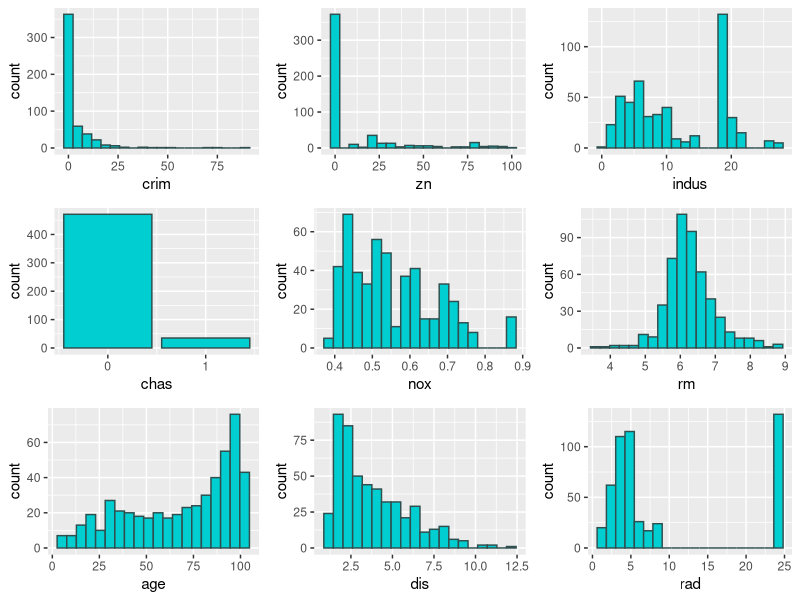
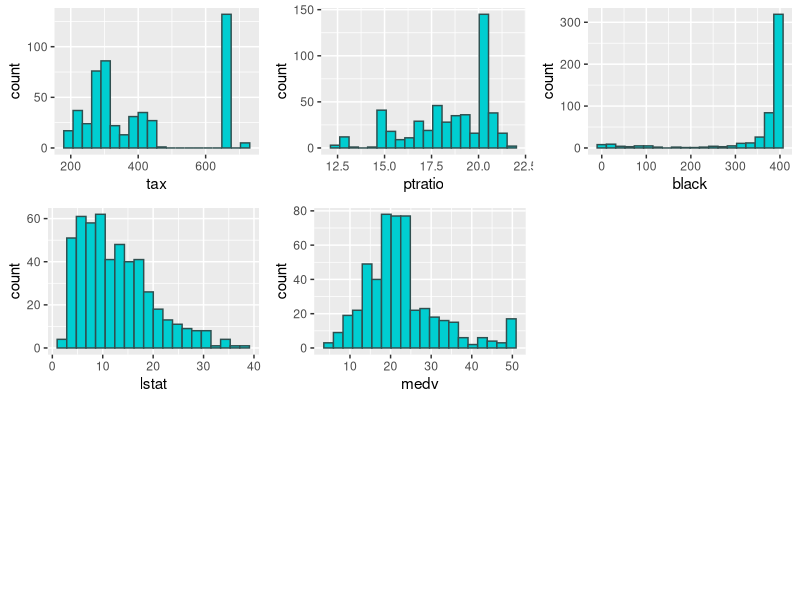
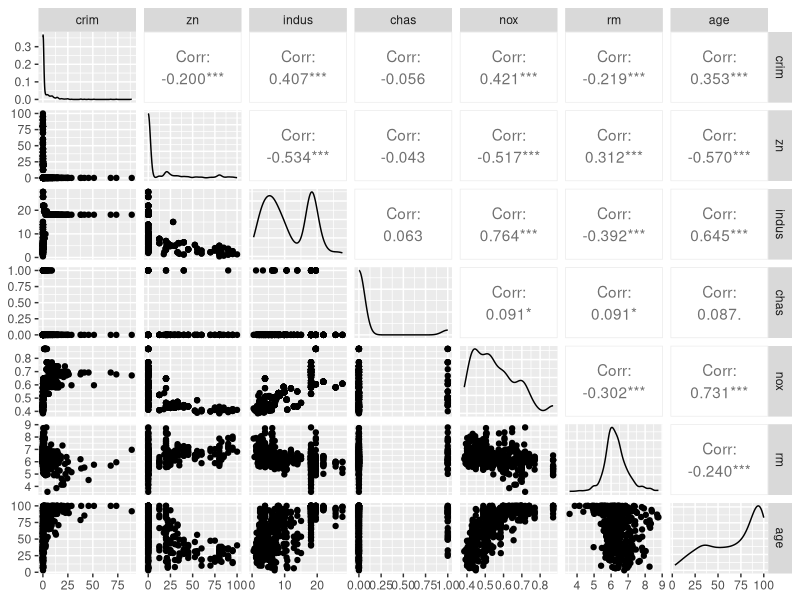
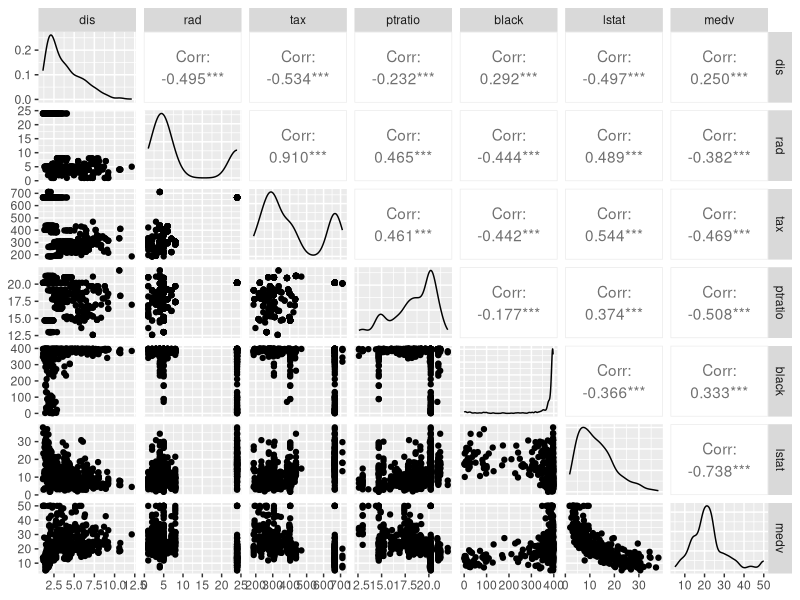
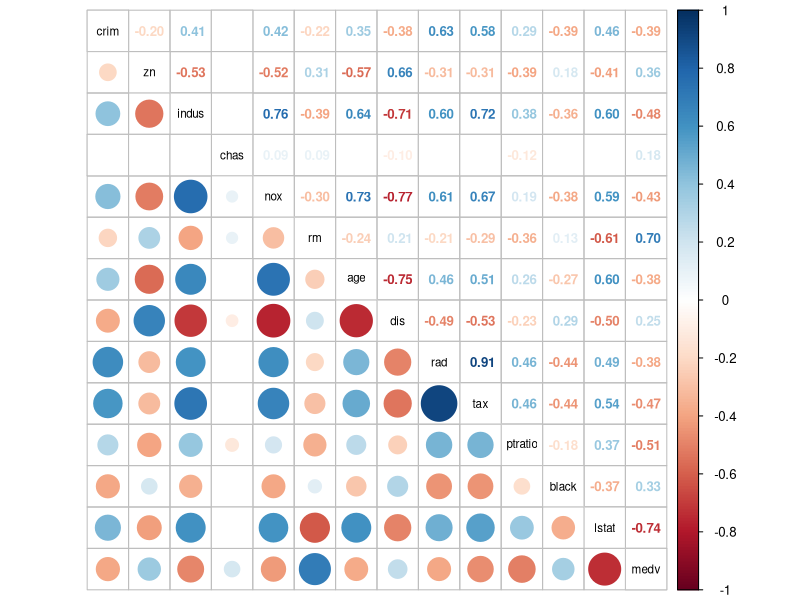
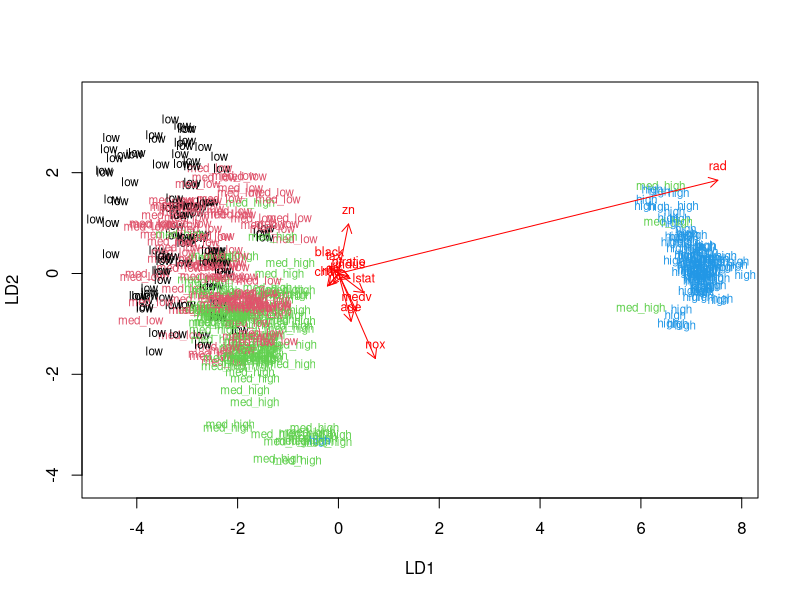
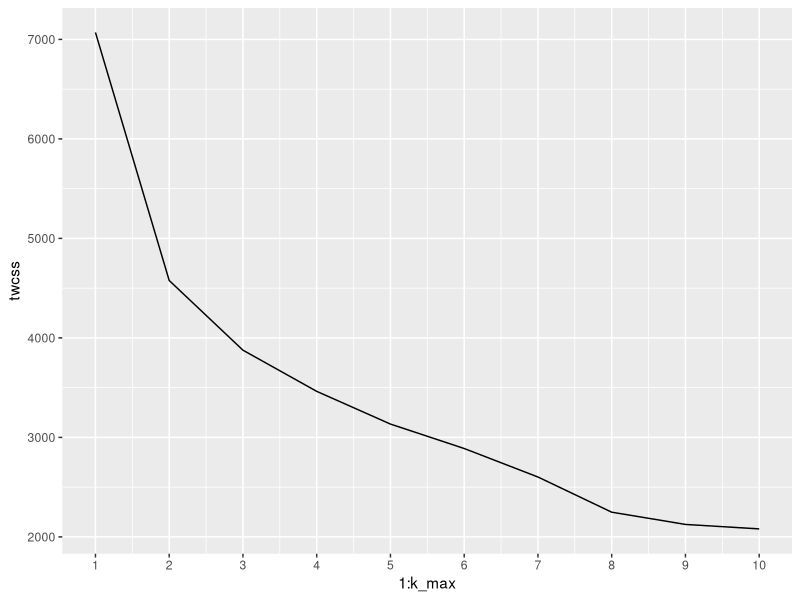
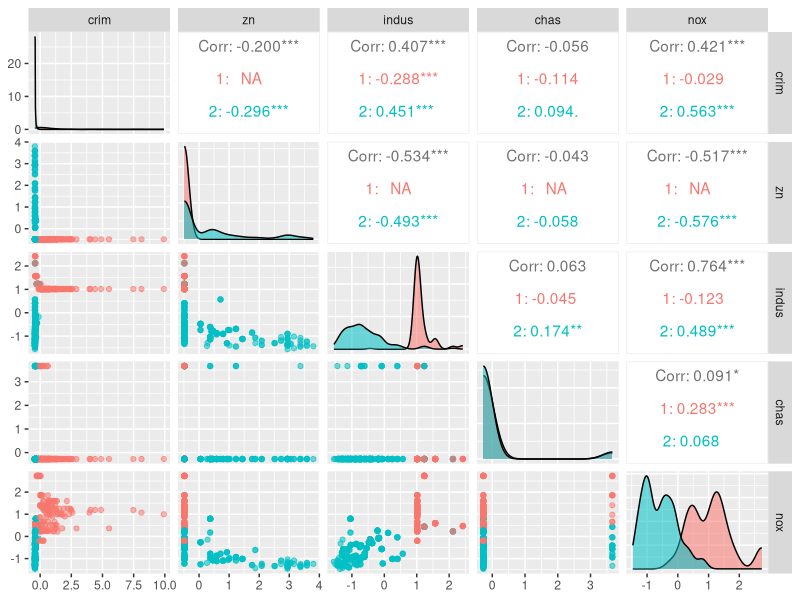

The R script that drew these images, in order:
## ---- chunk 1
library(MASS); library(tidyverse); library(psych); library(knitr);
library(kableExtra); library(ggplot2); library(corrplot); library(ggpubr)
library(GGally); library(caret)
## ---- chunk 2
data("Boston")
## ---- chunk 3

vars <- data.frame(
  Variables = colnames(Boston),
  Information = c(
    "per capita crime rate by town.",
    "proportion of residential land zoned for lots over 25,000 sq.ft.",
    "proportion of non-retail business acres per town.",
    "Charles River dummy variable (= 1 if tract bounds river; 0 otherwise).",
    "nitrogen oxides concentration (parts per 10 million).",
    "average number of rooms per dwelling.",
    "proportion of owner-occupied units built prior to 1940.",
    "weighted mean of distances to five Boston employment centres.",
    "index of accessibility to radial highways.",
    "full-value property-tax rate per \ $10,000.",
    "pupil-teacher ratio by town.",
    "1000(Bk − 0.63)2 where Bk is the proportion of blacks by town.",
    "lower status of the population (percent).",
    "median value of owner-occupied homes in \ $1,000s.")
)

kable(vars, caption = "<b>Table 1</b> Variables in the dataset") %>%
  kable_styling(bootstrap_options = "hover") %>%
  column_spec(1, bold = T, italic = T) %>% 
  column_spec(2)

# exploring the structure and dimensions
glimpse(Boston)
## ---- chunk 4
# exploring descripotive statistics
describe(Boston) %>% kable(caption = "<b>Table 2</b> Descriptive statistics", digits = 2) %>%
  kable_styling(bootstrap_options = "striped", "hover")

# visualizing distributions
plots <- list(names(Boston[,-4]))
for(i in names(Boston[,-4])) {
    plots[[i]] <- ggplot(data=Boston) + geom_histogram(aes_string(x=i),
                                                       color="darkslategray", fill="darkturquoise",
                                                       bins = 20)
}

plots$chas <- ggplot(Boston, aes(chas)) + geom_bar(color="darkslategray", fill="darkturquoise") +
  scale_x_continuous(breaks = 0:1)

fig1 <- ggarrange(plots$crim, plots$zn, plots$indus,
                  plots$chas, plots$nox, plots$rm,
                  plots$age, plots$dis, plots$rad,
                  ncol = 3, nrow = 3)
fig2 <- ggarrange(plots$tax, plots$ptratio, plots$black,
                  plots$lstat, plots$medv,
                  ncol = 3, nrow = 3)

fig1
fig2
## ---- chunk 5
# pairs
ggpairs(Boston[1:7], lower = list(combo = wrap("facethist", bins = 20)))
ggpairs(Boston[8:14], lower = list(combo = wrap("facethist", bins = 20)))

# correlation matrix
cor.mat <- cor(Boston)

cor.mat %>% kable(digits = 2, caption = "<b>Table 3</b> Correlations") %>% 
  kable_styling(bootstrap_options = "striped", "hover")

## ---- chunk 6
# p-value matrix
cor.mtest <- function(cor.mat, ...) {
    mat <- as.matrix(cor.mat)
    n <- ncol(cor.mat)
    p.mat<- matrix(NA, n, n)
    diag(p.mat) <- 0
    for (i in 1:(n - 1)) {
        for (j in (i + 1):n) {
            tmp <- cor.test(mat[, i], mat[, j], ...)
            p.mat[i, j] <- p.mat[j, i] <- tmp$p.value
        }
    }
  colnames(p.mat) <- rownames(p.mat) <- colnames(mat)
  p.mat
}

p.mat <- cor.mtest(Boston)

# correlogram
corrplot.mixed(cor.mat, lower = "circle", upper = "number", tl.col = "black",
               tl.cex = 0.7, number.cex = 0.8, number.digits = 2,
               p.mat = p.mat, sig.level = 0.05, insig = "blank")

## ---- chunk 7

# stanradizing the dataset and changing the new ohbject to data frame
boston_scaled <- scale(Boston)
boston_scaled <- as.data.frame(boston_scaled)

summary(boston_scaled)
## ---- chunk 8
# quantile vector
bins <- quantile(boston_scaled$crim)

# creating a categorical variable
crime <- cut(boston_scaled$crim, breaks = bins, include.lowest = TRUE, labels = c("low", "med_low", "med_high", "high"))

# removing original variable and adding the new categorical variable
boston_scaled <- dplyr::select(boston_scaled, -crim)
boston_scaled <- data.frame(boston_scaled, crime)
## ---- chunk 9
# n of rows
n <- nrow(boston_scaled)

# random 80% of rows
ind <- sample(n,  size = n * 0.8)

# creating train and test sets
train <- boston_scaled[ind,]
test <- boston_scaled[-ind,]
## ---- chunk 10
# LDA
lda.fit <- lda(crime ~ ., data = train)
lda.fit
lda.fit$means %>% kable(digits=2, caption = "<b>Table 4<b/>") %>%
  kable_styling(bootstrap_options = "striped", "hover")


# the function for lda biplot arrows
lda.arrows <- function(x, myscale = 1, arrow_heads = 0.1, color = "red", tex = 0.75, choices = c(1,2)){
  heads <- coef(x)
  arrows(x0 = 0, y0 = 0, 
         x1 = myscale * heads[,choices[1]], 
         y1 = myscale * heads[,choices[2]], col=color, length = arrow_heads)
  text(myscale * heads[,choices], labels = row.names(heads), 
       cex = tex, col=color, pos=3)
}

# target classes as numeric
classes <- as.numeric(train$crime)

# plotting the lda results
plot(lda.fit, dimen = 2, col = classes, pch = classes)
lda.arrows(lda.fit, myscale = 2)

## ---- chunk 11
# saving crime categories
correct_classes <- test$crime

# removing the variable from test data
test <- dplyr::select(test, -crime)
## ---- chunk 12
# predicting the classes with the model
lda.pred <- predict(lda.fit, newdata = test)

table(correct = correct_classes, predicted = lda.pred$class) %>%
  kable(caption = "<b>Table 5</b> Correct and predicted crime classes cross-tabulated") %>%
  kable_styling(bootstrap_options = "striped", "hover") %>%
  add_header_above(c("Correct crime class", "Predicted crime class" = 4))

# confusion matrix
confusionMatrix(lda.pred$class, correct_classes)

## ---- chunk 13
# reloading data
data("Boston")
Bos <- scale(Boston)
Bos <- as.data.frame(Bos)

## ---- chunk 14
# euclidean distance matrix
dist_eu <- dist(Bos)

#manhattan distance matrix
dist_man <- dist(Bos, method = "manhattan")

# summaries
summary(dist_eu)
summary(dist_man)
## ---- chunk 15
# k-means clustering
km <-kmeans(Bos, centers = 4)

# determining k
set.seed(500)
k_max <- 10

# the total within sum of squares
twcss <- sapply(1:k_max, function(k){kmeans(Bos, k)$tot.withinss})
qplot(x = 1:k_max, y = twcss, geom = 'line') + scale_x_continuous(breaks = 1:10)

# k-means clustering
km <-kmeans(Bos, centers = 2)

# comparing clusters
ggpairs(Bos[1:5], aes(col=factor(km$cluster), alpha = 0.3),
        lower = list(combo = wrap("facethist", bins = 20)))
ggpairs(Bos[6:10], aes(col=factor(km$cluster), alpha = 0.3),
        lower = list(combo = wrap("facethist", bins = 20)))
ggpairs(Bos[11:14], aes(col=factor(km$cluster), alpha = 0.3),
        lower = list(combo = wrap("facethist", bins = 20)))
ggplot(Bos, aes(group = km$cluster, y=crim, fill = factor(km$cluster))) + geom_boxplot()
